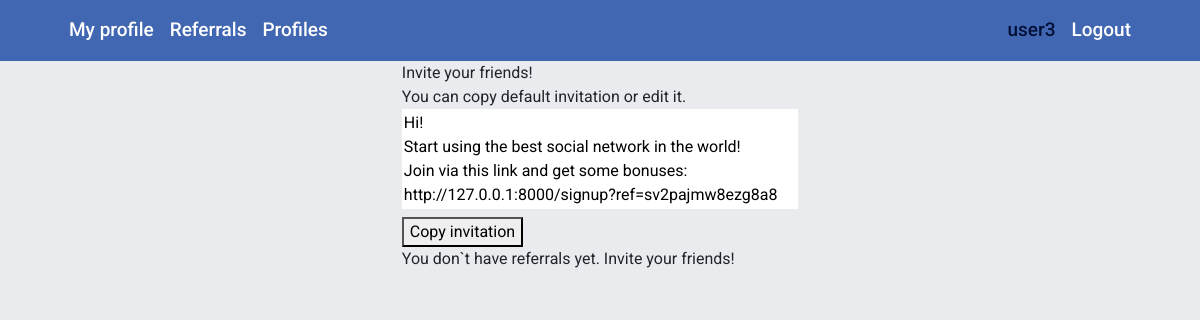
The app's page /referrals/ (signed in), older data.
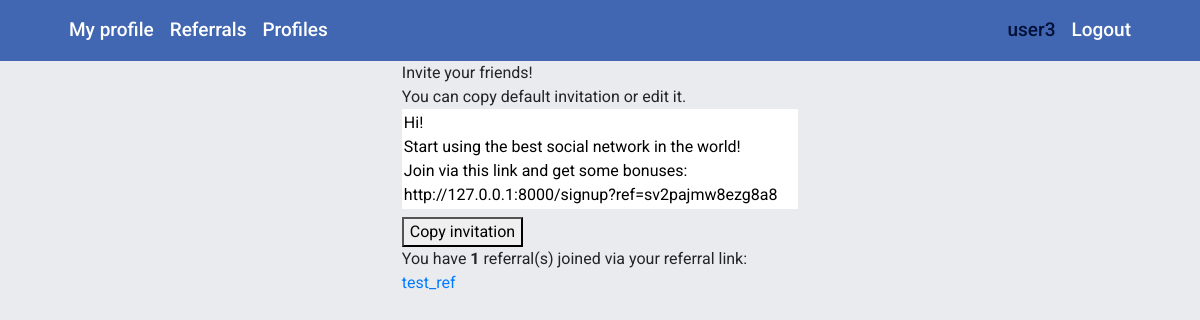
The same page, newer data.
### referrals/models.py (models this page shows)
class Referral(models.Model):
    timestamp = models.DateTimeField(auto_now=False, auto_now_add=True)
    referrer = models.ForeignKey(User, on_delete=models.CASCADE, related_name='referrers')
    referral = models.ForeignKey(User, on_delete=models.CASCADE, related_name='referrals')
    class Meta:
        unique_together = (('referrer', 'referral'),)

### referrals/views.py (the view)
# urls.py: path('', referral_view, name='referrals'),
@login_required()
def referral_view(request):
    ref_list = Referral.objects.filter(referrer=request.user)
    ref_count = ref_list.count()
    context = {
        'ref_count': ref_count,
        'ref_list': ref_list,
    }
    return render(request, "referrals.html", context)

### templates/referrals.html (shortened to what this page needs)
{% extends "base.html" %}
{% load static %}
{% block content %}
<div class="container">
    <div class="row justify-content-center">
        <div class="col-auto ">
            <div class="invite-block">
                <p>Invite your friends! </p>
                <p>You can copy default invitation or edit it.</p>
<textarea class="invite-text" rows="4" cols="30">Hi!
Start using the best social network in the world!
Join via this link and get some bonuses:
http://127.0.0.1:8000/signup?ref={{ user.profile.ref_code }}</textarea>
                <button class="copy-invite">Copy invitation</button>
            </div>
        <div class="referral-list">
            {% if not ref_count %}
            <p>You don`t have referrals yet. Invite your friends!</p>
            {% else %}
            <p>You have <b>{{ ref_count }}</b> referral(s) joined via your referral link:</p>
                <ul>
                {% for ref in ref_list %}
                        <li><a href="http://127.0.0.1:8000/profiles/{{ ref.referral.id }}">{{ ref.referral }}</a></li>
                {% endfor %}
                </ul>
            {% endif %}
        </div>
        </div>
    </div>
</div>
{% endblock content %}

Row changes from the older to the newer data that the page shows:
added Referral: referral "test_ref"
Text that changed along with them:
{{ ref_count }}: (not shown) → "1"
text no longer shown: "You don`t have referrals yet. Invite your friends!"
text now shown: "You have referral(s) joined via your referral link:"
